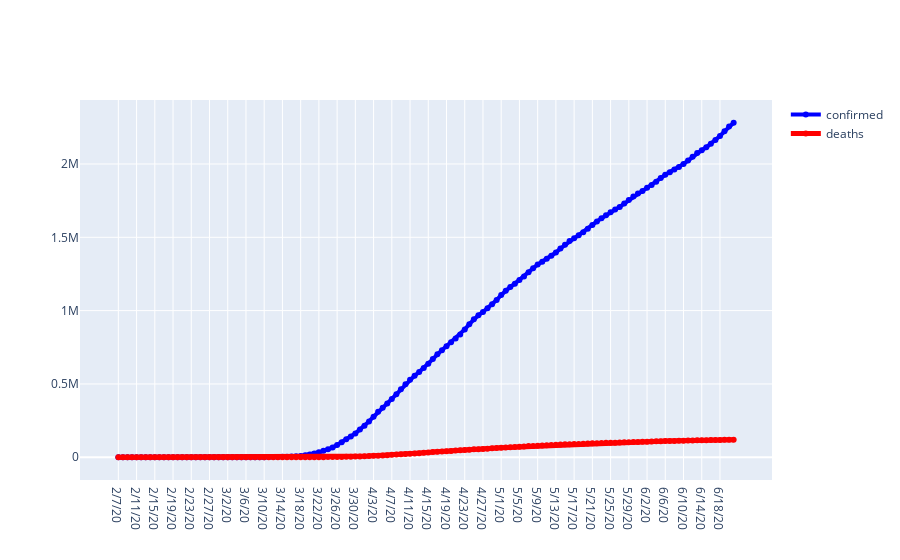

Here is the notebook cell this chart was saved with:
### Code cell
def plot_cases_per_country(country):
    labels = ['confirmed', 'deaths']
    colors = ['blue', 'red']
    mode_size = [6, 8]
    line_size = [4, 5]
    
    df_list = [confirmed_df, death_df]
    
    fig = go.Figure();
    
    for i, df in enumerate(df_list):
        if country == 'World' or country == 'world':
            x_data = np.array(list(df.iloc[:, 20:].columns))
            y_data = np.sum(np.asarray(df.iloc[:,4:]),axis = 0)
            
        else:    
            x_data = np.array(list(df.iloc[:, 20:].columns))
            y_data = np.sum(np.asarray(df[df['country'] == country].iloc[:,20:]),axis = 0)
            
        fig.add_trace(go.Scatter(x=x_data, y=y_data, mode='lines+markers',
        name=labels[i],
        line=dict(color=colors[i], width=line_size[i]),
        connectgaps=True,
        text = "Total " + str(labels[i]) +": "+ str(y_data[-1])
        ))
        
    fig.show()
    

plot_cases_per_country('US')

### Figure 1 — Plotly figure (JSON) as saved in the notebook; plotly's stock layout.template omitted (floating-point values rounded to 4 significant figures; data arrays with more than 128 entries replaced by an {"elided": "..."} marker saying what was removed)
{"data": [{"connectgaps": true, "line": {"color": "blue", "width": 4}, "mode": "lines+markers", "name": "confirmed", "text": "Total confirmed: 2281290", "type": "scatter", "x": {"elided": "136 str values"}, "y": {"elided": "136 int values"}}, {"connectgaps": true, "line": {"color": "red", "width": 5}, "mode": "lines+markers", "name": "deaths", "text": "Total deaths: 119977", "type": "scatter", "x": {"elided": "136 str values"}, "y": {"elided": "136 int values"}}], "layout": {}}
